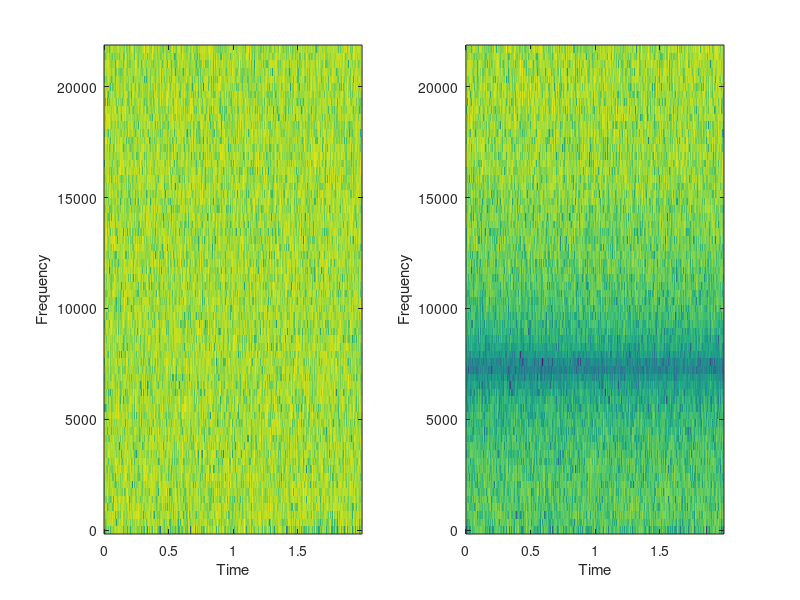

This figure's MATLAB source:
#[stereo,Fs] = audioread("Lab1.wav");
#x = stereo(:,1)';

Fs = 44100;
dt = 1/Fs;
a0 = 0.5;
a1 = -0.5;
a2 = 0.5;

# observation (from specgram) - with a0 = a1 = 0.5, it's a low pass
# changing a1 to -0.5 and its a high pass
# with my a2 addition it seems to become a band reject

Tdur=2;
tvec = 0:dt:Tdur-dt;
# white noise in range +- 1
x = ((rand(length(tvec),1) - 0.5)*2)';
x = x(1:length(tvec));

xnml = [0, x, 0];
xnm2 = [0, 0, x];
x = [x, 0, 0];

y = a0 * x + a1 * xnml + a2 * xnm2;

sound(x,Fs)
sound(y,Fs)

#{
figure
subplot(1,2,1)
plot(x)
subplot(1,2,2)
plot(y)
#}
figure
subplot(1,2,1)
specgram(x,128,Fs);
subplot(1,2,2)
specgram(y,128,Fs);